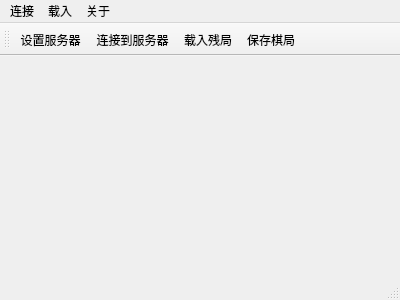
<?xml version="1.0" encoding="UTF-8"?>
<ui version="4.0">
 <class>MainWindow</class>
 <widget class="QMainWindow" name="MainWindow">
  <property name="geometry">
   <rect>
    <x>0</x>
    <y>0</y>
    <width>400</width>
    <height>300</height>
   </rect>
  </property>
  <property name="windowTitle">
   <string>MainWindow</string>
  </property>
  <widget class="QWidget" name="centralWidget"/>
  <widget class="QMenuBar" name="menuBar">
   <property name="geometry">
    <rect>
     <x>0</x>
     <y>0</y>
     <width>400</width>
     <height>32</height>
    </rect>
   </property>
   <widget class="QMenu" name="menuConnect">
    <property name="title">
     <string>连接</string>
    </property>
    <addaction name="actionSet_server"/>
    <addaction name="actionConnect_to_server"/>
   </widget>
   <widget class="QMenu" name="menuFile">
    <property name="title">
     <string>载入</string>
    </property>
    <addaction name="actionLoad_file"/>
    <addaction name="actionSave_file"/>
   </widget>
   <widget class="QMenu" name="menu">
    <property name="title">
     <string>关于</string>
    </property>
    <addaction name="action"/>
    <addaction name="action_Qt"/>
   </widget>
   <addaction name="menuConnect"/>
   <addaction name="menuFile"/>
   <addaction name="menu"/>
  </widget>
  <widget class="QToolBar" name="mainToolBar">
   <attribute name="toolBarArea">
    <enum>TopToolBarArea</enum>
   </attribute>
   <attribute name="toolBarBreak">
    <bool>false</bool>
   </attribute>
   <addaction name="actionSet_server"/>
   <addaction name="actionConnect_to_server"/>
   <addaction name="actionLoad_file"/>
   <addaction name="actionSave_file"/>
  </widget>
  <widget class="QStatusBar" name="statusBar"/>
  <action name="actionSet_server">
   <property name="icon">
    <iconset resource="image.qrc">
     <normaloff>:/images/server.jpg</normaloff>:/images/server.jpg</iconset>
   </property>
   <property name="text">
    <string>设置服务器</string>
   </property>
   <property name="shortcut">
    <string>Alt+S</string>
   </property>
  </action>
  <action name="actionConnect_to_server">
   <property name="icon">
    <iconset resource="image.qrc">
     <normaloff>:/images/client.jpg</normaloff>:/images/client.jpg</iconset>
   </property>
   <property name="text">
    <string>连接到服务器</string>
   </property>
   <property name="shortcut">
    <string>Alt+C</string>
   </property>
  </action>
  <action name="actionLoad_file">
   <property name="icon">
    <iconset resource="image.qrc">
     <normaloff>:/images/end.jpg</normaloff>:/images/end.jpg</iconset>
   </property>
   <property name="text">
    <string>载入残局</string>
   </property>
   <property name="shortcut">
    <string>Ctrl+O</string>
   </property>
  </action>
  <action name="actionSave_file">
   <property name="text">
    <string>保存棋局</string>
   </property>
   <property name="shortcut">
    <string>Ctrl+S</string>
   </property>
  </action>
  <action name="action">
   <property name="text">
    <string>关于中国象棋</string>
   </property>
  </action>
  <action name="action_Qt">
   <property name="text">
    <string>关于Qt</string>
   </property>
  </action>
 </widget>
 <layoutdefault spacing="6" margin="11"/>
 <resources>
  <include location="image.qrc"/>
 </resources>
 <connections/>
</ui>
